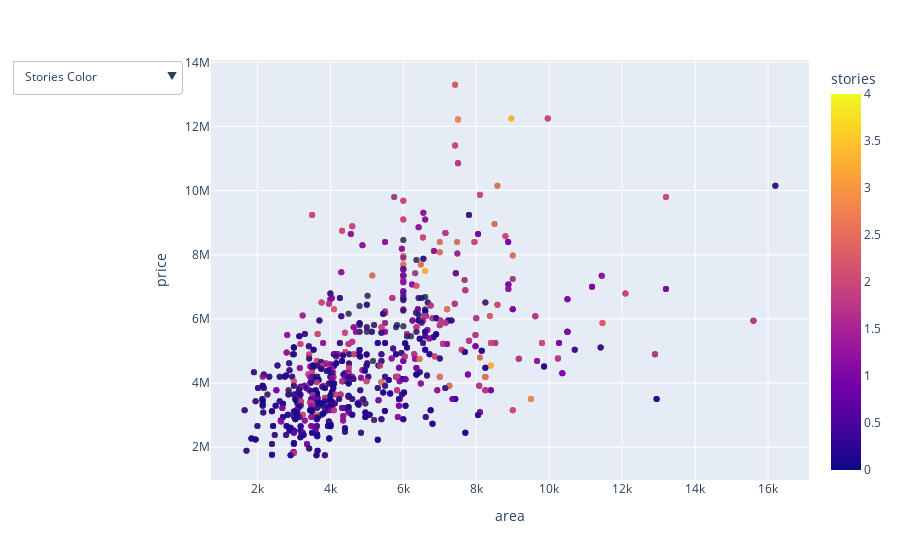

The code cell stored with this chart in its notebook:
### Markdown cell above
There is a general positive correlation between price and area, meaning that as the area of a property increases, the price tends to rise. Properties with more bedrooms and bathrooms also generally have higher prices. The data points cluster toward the left, representing properties with lower prices and smaller areas.

The highest price, at $13 million, belongs to a house with an area of around 7,500 m², 3-4 bedrooms, and 1-2 bathrooms. In contrast, the largest property has an area of 16,000 m² and is priced at $11 million. This house features 5-6 bedrooms and 3-4 bathrooms, making it more spacious with additional features compared to the highest-priced property. However, factors like furnishing status and location might explain the price difference.

### Code cell
fig1 = px.scatter(df, x="area", y="price", color="stories", size_max=10,opacity =0.7,
                 hover_data=["parking", "prefarea", "basement", "furnishingstatus"])

fig2 = px.scatter(df, x="area", y="price", color="parking", size_max=10,opacity =0.7,
                 hover_data=["stories", "prefarea", "basement", "furnishingstatus"])

fig.add_traces(fig1.data)
fig.add_traces(fig2.data)

fig.update_layout(
    updatemenus=[{
        'buttons': [
                {
                    'label': 'Stories Color',
                    'method': 'update',
                    'args': [{'visible': [True, False]}]
                },
                {
                    'label': 'Furnishing Status Color',
                    'method': 'update',
                    'args': [{'visible': [False, True]}]
                }
            ],
            'direction': 'down',
            'showactive': True
        }]
)
fig.show()

### Figure 1 — Plotly figure (JSON) as saved in the notebook; plotly's stock layout.template omitted (floating-point values rounded to 4 significant figures; data arrays with more than 128 entries replaced by an {"elided": "..."} marker saying what was removed)
{"data": [{"customdata": {"elided": "545x4 mixed values"}, "hovertemplate": "area=%{x}<br>price=%{y}<br>parking=%{customdata[0]}<br>prefarea=%{customdata[1]}<br>basement=%{customdata[2]}<br>furnishingstatus=%{customdata[3]}<br>stories=%{marker.color}<extra></extra>", "legendgroup": "", "marker": {"color": {"elided": "545 int values"}, "coloraxis": "coloraxis", "opacity": 0.7, "symbol": "circle"}, "mode": "markers", "name": "", "orientation": "v", "showlegend": false, "type": "scatter", "x": {"elided": "545 int values"}, "xaxis": "x", "y": {"elided": "545 float values"}, "yaxis": "y"}, {"customdata": {"elided": "545x4 mixed values"}, "hovertemplate": "area=%{x}<br>price=%{y}<br>stories=%{customdata[0]}<br>prefarea=%{customdata[1]}<br>basement=%{customdata[2]}<br>furnishingstatus=%{customdata[3]}<br>parking=%{marker.color}<extra></extra>", "legendgroup": "", "marker": {"color": {"elided": "545 int values"}, "coloraxis": "coloraxis", "opacity": 0.7, "symbol": "circle"}, "mode": "markers", "name": "", "orientation": "v", "showlegend": false, "type": "scatter", "x": {"elided": "545 int values"}, "xaxis": "x", "y": {"elided": "545 float values"}, "yaxis": "y"}, {"customdata": {"elided": "545x4 mixed values"}, "hovertemplate": "area=%{x}<br>price=%{y}<br>parking=%{customdata[0]}<br>prefarea=%{customdata[1]}<br>basement=%{customdata[2]}<br>furnishingstatus=%{customdata[3]}<br>stories=%{marker.color}<extra></extra>", "legendgroup": "", "marker": {"color": {"elided": "545 int values"}, "coloraxis": "coloraxis", "opacity": 0.7, "symbol": "circle"}, "mode": "markers", "name": "", "orientation": "v", "showlegend": false, "type": "scatter", "x": {"elided": "545 int values"}, "xaxis": "x", "y": {"elided": "545 float values"}, "yaxis": "y"}, {"customdata": {"elided": "545x4 mixed values"}, "hovertemplate": "area=%{x}<br>price=%{y}<br>stories=%{customdata[0]}<br>prefarea=%{customdata[1]}<br>basement=%{customdata[2]}<br>furnishingstatus=%{customdata[3]}<br>parking=%{marker.color}<extra></extra>", "legendgroup": "", "marker": {"color": {"elided": "545 int values"}, "coloraxis": "coloraxis", "opacity": 0.7, "symbol": "circle"}, "mode": "markers", "name": "", "orientation": "v", "showlegend": false, "type": "scatter", "x": {"elided": "545 int values"}, "xaxis": "x", "y": {"elided": "545 float values"}, "yaxis": "y"}], "layout": {"coloraxis": {"colorbar": {"title": {"text": "stories"}}, "colorscale": [[0, "#0d0887"], [0.1111, "#46039f"], [0.2222, "#7201a8"], [0.3333, "#9c179e"], [0.4444, "#bd3786"], [0.5556, "#d8576b"], [0.6667, "#ed7953"], [0.7778, "#fb9f3a"], [0.8889, "#fdca26"], [1, "#f0f921"]]}, "legend": {"tracegroupgap": 0}, "margin": {"t": 60}, "updatemenus": [{"buttons": [{"args": [{"visible": [true, false]}], "label": "Stories Color", "method": "update"}, {"args": [{"visible": [false, true]}], "label": "Furnishing Status Color", "method": "update"}], "direction": "down", "showactive": true}], "xaxis": {"anchor": "y", "domain": [0, 1], "title": {"text": "area"}}, "yaxis": {"anchor": "x", "domain": [0, 1], "title": {"text": "price"}}}}
